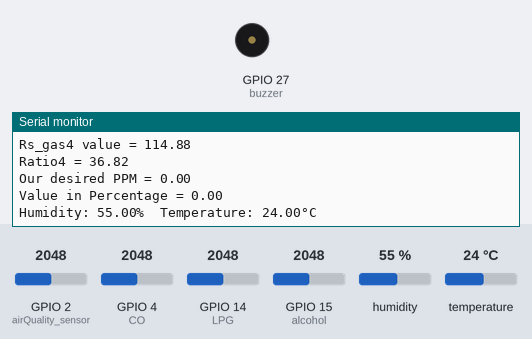
Simulated run of this sketch. Board: ESP32. On the bench: buzzer (waves = sounding, pin HIGH), the last lines printed to the serial monitor. The test bench sets the inputs (shaded band); at power-on: GPIO 2 (airQuality_sensor) = 2048, GPIO 4 (CO) = 2048, GPIO 14 (LPG) = 2048, GPIO 15 (alcohol) = 2048, humidity 55 %, temperature 24 °C.

Above: at 2.2 s.
2.3 s: GPIO 2 (airQuality_sensor) set to 1770
At 4.49 s:
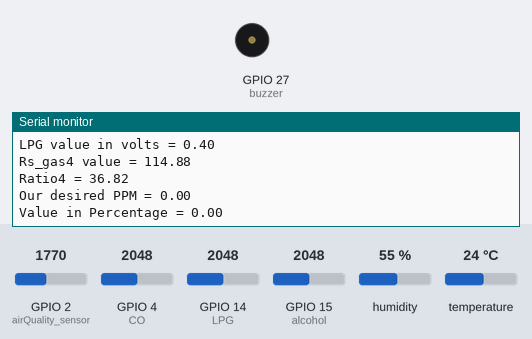
5.9 s: GPIO 2 (airQuality_sensor) set to 1723
At 6.88 s:
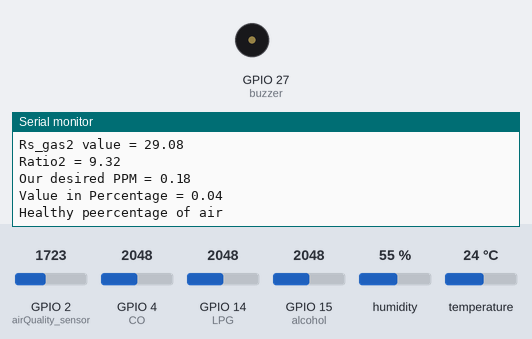
Timing chart, 0 to 8.9 s (numbered marks = the images above; inputs shaded):
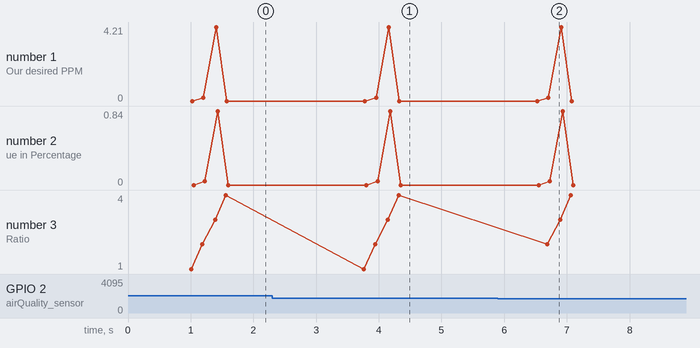

The sketch:

PPM_for_MQ135_and_MQ7.ino
```cpp
#include <DHT.h>

#define DHTPIN 12

#define DHTTYPE DHT11
int airQuality_sensor = 2; //Sensor pin
int  CO = 4;
int alcohol = 15;
int LPG = 14;
int buzzer = 27;
float m = -0.3376; //Slope
float b = 0.7165; //Y-Intercept
float R0 = 3.12; //Sensor Resistance in fresh air from previous code
float AIR_volt; //Define variable for sensor voltage
float RS_gas1;
float CO_volt;
float alcohol_volt;
  float LPG_volt;
  float RS_gas2;
  float RS_gas3;
  float RS_gas4;
  float ratio1; //Define variable for ratio
  float ratio2;
  float ratio3;
  float ratio4;
DHT dht(DHTPIN, DHTTYPE);

void setup() {
  Serial.begin(9600); //Baud rate
  pinMode(buzzer,OUTPUT);
  pinMode(CO,INPUT); pinMode(alcohol,INPUT);
  pinMode(airQuality_sensor, INPUT); pinMode(LPG,INPUT);
  Serial.println("Ready!");
  delay(1000);
  digitalWrite(buzzer,LOW);
  dht.begin();
}

void loop() {

  Serial.println();
  Serial.println();
   airQuality();
   Carbon();
   Alcohol();
   Butane();
  //.............................Read Data from DHT11
  DHTRead();
  delay(2000);
}

void airQuality(void)
{
  int sensorValue =(analogRead(airQuality_sensor)/4 - 430);
  Serial.print("Air Quality = ");
  Serial.println(sensorValue);
  AIR_volt = sensorValue*(5.0/1024.0); //Convert analog values to voltage
  Serial.print("Sensor value in volts = ");
  Serial.println(AIR_volt);
  RS_gas1 = ((5.0*10.0)/AIR_volt)-10.0; //Get value of RS in a gas
  Serial.print("Rs value = ");
  Serial.println(RS_gas1);
  ratio1 = RS_gas1/R0;  // Get ratio RS_gas/RS_air
  Serial.print("Ratio1 = ");
  Serial.println(ratio1);
  float ppm_log1 = (log10(ratio1)-b)/m; //Get ppm value in linear scale according to the the ratio value
  float AIR_ppm = pow(10, ppm_log1); //Convert ppm value to log scale
  Serial.print("Our desired PPM = ");
  Serial.println(AIR_ppm);
  double airPercentage = AIR_ppm/5; //Convert to percentage
  Serial.print("Value in Percentage = "); //Load screen buffer with percentage value
  Serial.println(airPercentage);
  Serial.println();
  delay(100);
  if ((AIR_ppm >= 50) && (AIR_ppm <=50))
  {
   Serial.println("The Air is Good for your Health");
  }
  else if((AIR_ppm >= 51) && (AIR_ppm <= 100)){
    Serial.println("The Air is Slightly good/Moderate for your Health");
  }
  else if ((AIR_ppm >=  101) &&( AIR_ppm <= 150))
  {
    Serial.println("The Air is Unhealthy/Not Good for Sensitive Groups");
  }
  else if ((AIR_ppm >=  151) && (AIR_ppm <= 200))
  {
   Serial.println("The Air is Unhealthy for you");
  }
  else if ((AIR_ppm >=  201) && (AIR_ppm <= 300))
  {
    Serial.println("The Air is Very Unhealthy for you");
  }
   else if ((AIR_ppm >=  301) && (AIR_ppm <= 500))
  {
    Serial.println("The Air is Harzadous to your Health");
  }
  }


void Carbon(void)
{
   int CORead = (analogRead (CO)/4 - 250);

  //............ For CO gas
  Serial.print("Carbonmonoxide:");
  Serial.println(CORead);
  CO_volt = CORead *(5.0/1024.0); //Convert analog values to voltage
  Serial.print("CO value in volts = ");
  Serial.println(CO_volt);
  RS_gas2 = ((5.0*10.0)/CO_volt)-10.0; //Get value of RS in a gas
  Serial.print("Rs_gas2 value = ");
  Serial.println(RS_gas2);
  ratio2 = RS_gas2/R0;  // Get ratio RS_gas/RS_air
  Serial.print("Ratio2 = ");
  Serial.println(ratio2);
  float ppm_log2 = (log10(ratio2)-b)/m; //Get ppm value in linear scale according to the the ratio value
  float CO_ppm = pow(10, ppm_log2); //Convert ppm value to log scale
  Serial.print("Our desired PPM = ");
  Serial.println(CO_ppm);
  double coPercentage = CO_ppm/4; //Convert to percentage
  Serial.print("Value in Percentage = "); //Load screen buffer with percentage value
  Serial.println(coPercentage);
  if ((CO_ppm >= 40) && (CO_ppm <50))
  {
    Serial.println("You have less than 10hours to stay here");
  }
  else if ((CO_ppm >= 50) && (CO_ppm < 70))
  {
    Serial.println("You have less than 8hours to stay here");
  }
  else if ((CO_ppm >= 70) && (CO_ppm < 150))
  {
    Serial.println("You have 1 to 4hours to stay here");
  }
  else if ((CO_ppm >= 150) && (CO_ppm < 400))
  {
     Serial.println("You have 10 to 50 minutes to stay here");
  }
  else if ((CO_ppm >= 400) && (CO_ppm <= 500))
  {
    Serial.println("You have less than 4 to 15 minutes to stay here");
  }
  else if (CO_ppm < 40)
  {
    Serial.println("Healthy peercentage of air ");
  }
  delay(100);
  Serial.println();
}


void Alcohol(void)
{
  int alcoholRead = (analogRead(alcohol)/4);
   // .............................Read data from alcohol
  Serial.print("Alcohol:");
  Serial.println(alcoholRead);
   alcohol_volt = alcoholRead *(5.0/1024.0); //Convert analog values to voltage
  Serial.print("alcohol value in volts = ");
  Serial.println(alcohol_volt);
  RS_gas3 = ((5.0*10.0)/alcohol_volt)-10.0; //Get value of RS in a gas
  Serial.print("Rs_gas3 value = ");
  Serial.println(RS_gas3);
  ratio3 = RS_gas3/R0;  // Get ratio RS_gas/RS_air
  Serial.print("Ratio3 = ");
  Serial.println(ratio3);
  float ppm_log3 = (log10(ratio3)-b)/m; //Get ppm value in linear scale according to the the ratio value
  float alcohol_ppm = pow(10, ppm_log3); //Convert ppm value to log scale
  Serial.print("Our desired PPM = ");
  Serial.println(alcohol_ppm);
  double alcoholPercentage = alcohol_ppm/5; //Convert to percentage
  Serial.print("Value in Percentage = "); //Load screen buffer with percentage value
  Serial.println(alcoholPercentage);
  if ((alcohol_ppm >=1000) && (alcohol_ppm < 3300))
  {
    Serial.println("You can stay here for 8hours");
  }
   else if(alcohol_ppm >= 3300)
   {
    Serial.println("The Air is Harzadrous to your Health");
   }
  Serial.println();
  delay(100);

}

void Butane(void)
{
  int LPGRead = (analogRead(LPG)/4 - 430);
  //.........................Read data from LPG
    Serial.print("LPG:");
  Serial.println(LPGRead);
  LPG_volt = LPGRead *(5.0/1024.0); //Convert analog values to voltage
  Serial.print("LPG value in volts = ");
  Serial.println(LPG_volt);
  RS_gas4 = ((5.0*10.0)/LPG_volt)-10.0; //Get value of RS in a gas
  Serial.print("Rs_gas4 value = ");
  Serial.println(RS_gas4);
  ratio4 = RS_gas4/R0;  // Get ratio RS_gas/RS_air
  Serial.print("Ratio4 = ");
  Serial.println(ratio4);
  float ppm_log4 = (log10(ratio4)-b)/m; //Get ppm value in linear scale according to the the ratio value
  float LPG_ppm = pow(10, ppm_log4); //Convert ppm value to log scale
  Serial.print("Our desired PPM = ");
  Serial.println(LPG_ppm);
  double LPGPercentage = LPG_ppm/5; //Convert to percentage
  Serial.print("Value in Percentage = "); //Load screen buffer with percentage value
  Serial.println(LPGPercentage);
  if ((LPG_ppm >= 1000)&& (LPG_ppm < 2000))
  {
    Serial.println("You have less than 8hours to stay here");
  }
  else if (LPG_ppm >= 2000)
  {
    Serial.println("The Air is Harzadrous to your Health");
  }

  Serial.println();
  delay(100);
}


void DHTRead (void)
{
   float h = dht.readHumidity();
  // Read temperature as Celsius (the default)
  float t = dht.readTemperature();
  // Read temperature as Fahrenheit (isFahrenheit = true)
  float f = dht.readTemperature(true);

  // Check if any reads failed and exit early (to try again).
  if (isnan(h) || isnan(t) || isnan(f)) {
    Serial.println(F("Failed to read from DHT sensor!"));
    return;
  }

  // Compute heat index in Fahrenheit (the default)
  float hif = dht.computeHeatIndex(f, h);
  // Compute heat index in Celsius (isFahreheit = false)
  float hic = dht.computeHeatIndex(t, h, false);

  Serial.print(F("Humidity: "));
  Serial.print(h);
  Serial.print(F("%  Temperature: "));
  Serial.print(t);
  Serial.print(F("°C "));
}
```

Measured:
- the behaviour switches between 1724 and 1723 on GPIO 2 (airQuality_sensor) (found by bisection; images 1 and 2)
- after the input at 2.3 s, the serial monitor: prints a new line after 1.5 s (image 1)
- after the input at 5.9 s, the serial monitor: prints a new line after 0.61 s (image 2)
